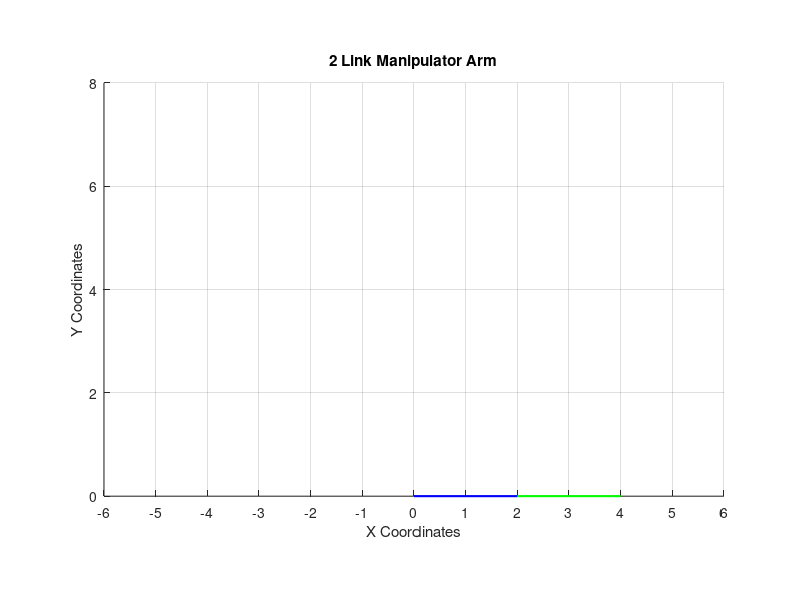

Here is the MATLAB script that generated this plot: (Note: this script raises an error after producing the figure.)
%%%%%%%%%%%%%%%%%%%%%%%%%%%%%%%%%%%%%%%%%%%%%%%%%%%%%%%%%%%%%%%%%%%%%%%%%%%
% Title: Project1.mlx
% Course: Introduction to Intelligent Robots I (CPET - 371)
% Developer: Josh Skotarczak (CPET)
% Date: 09/17/2022
% Description: 2 Link Manipulator Arm Main Code
%%%%%%%%%%%%%%%%%%%%%%%%%%%%%%%%%%%%%%%%%%%%%%%%%%%%%%%%%%%%%%%%%%%%%%%%%%%
%% Clear All Output Before Running
clc;clear all;clf; %Clear Of Command Window Clear All Varibles,Clear Figure

% Insert Object Obstacle
ObstacleOn = 0;

%  Length of Arms
Arm1 = 2; % Length Link 1
Arm2 = 2; % Length Link 2

% Animation Smoothness
Frames = 100;

%Debug
Debug = 0;

%% Initally Plot Robot Arm In Orginal Position And Obstacle Object
%Plot Functions
grid on
title('2 Link Manipulator Arm')
axis equal
axis([-6 6 0 8])
xticks(-6:1:6)
xlabel('X Coordinates')
ylabel('Y Coordinates')
hold on

% Plot Arm 1
a1= plot([0, Arm1],[0, 0],'b','LineWidth',1.5);
% Plot Arm 2
a2= plot([Arm1, Arm1 + Arm2],[0, 0],'g','LineWidth',1.5);

% Obstacle Placement (X,Y) coordinates
if ObstacleOn == 1
    % Rectangular Obect 1 Placement
    obstacle = polyshape([-1 -1 1 1], [1 2 2 1]);
    plot(obstacle)
elseif ObstacleOn == 2
    obstacle = polyshape([-3 -3 -1 -1], [2 3 3 2]);
    plot(obstacle) 
end

%Initialization Of  Variables
Solution1 = 0;
Solution2 = 0;
Arm1Collison = 0;
Arm2Collison = 0;

if (Debug == 1)
    %Plot Degree of Reachability Sphere (Only For
    th = 0:pi/50:2*pi;
    xunit = (Arm1+Arm2) * cos(th) + 0;
    yunit = (Arm1+Arm2) * sin(th) + 0;
    h = plot(xunit, yunit);
end

%% LOOP
while(1)
    %Assign Coordinates Based On Current Position of Links Within Graph
    a1x1Current=a1.XData(2);
    a1y1Current=a1.YData(2);
    a2x2Current=a2.XData(2);
    a2y2Current=a2.YData(2);
    %Find Current Theta Values
    [theta11Prev, theta12Prev, theta21Prev, theta22Prev] = ...
    InverseKinematicsFunction(Arm1 ,Arm2, a2x2Current, a2y2Current);
    % If Previous Solution Was Picked
    if(Solution1 == 1)
        theta1Current = theta11Prev;
        theta2Current = theta21Prev;
    elseif (Solution2 == 1)
        theta1Current = theta12Prev;
        theta2Current = theta22Prev;
    else %If No Solution Prev Picked : Both Theta Solutions are the Same
        theta1Current = theta11Prev;
        theta2Current = theta21Prev;
    end
    
    % Display Current Theta And Link Postion Values And Collison
    clc;
    if Arm1Collison == 1
        disp('Object Collison Detected At Arm 1')
    elseif Arm2Collison == 1
        disp('Object Collison Detected At Arm 2')
    end
    disp("Current Theta Values")
    Theta1Show = ['Theta 1: ',num2str(theta1Current),' Degrees'];
    Theta2Show = ['Theta 2: ', num2str(theta2Current),' Degrees'];
    disp(Theta1Show)
    disp(Theta2Show)
    disp("Current End Of Link Position")
    px2Show = ['X Value: ',num2str(a2.XData(2))];
    py2Show = ['Y Value: ',num2str(a2.YData(2))];
    disp(px2Show)
    disp(py2Show)
    
    % Reset Varibles
    Solution1 = 0;
    Solution2 = 0;
    Arm1Collison = 0;
    Arm2Collison = 0;
    % Prompt User ForInputs Find These Cordinates
    prompt = {'Enter X Coordinate:','Enter Y Coordinate:'};
    dlgtitle = ('Move Robot');
    dims = [1 50]; %Input Box Size
    definput = {num2str(a2.XData(2)),num2str(a2.YData(2))};
    answer = inputdlg(prompt,dlgtitle,dims,definput);
    %Check If User Cancels Input
    if isempty(answer)
        break % Exit Program Without Error
    end
    % Assign New px2 and py2 from user Input
    px2= str2double(answer{1});
    py2= str2double(answer{2});

    % Check if Given Value Is Not Within Quad I & II
    if (px2<=0) && (py2<=0)
        % If Selected Coordintes Are in Quadrant III Go Flat In Quadrant II
        theta11 = 180;
        theta21 = 0;
        theta12 = 180;
        theta22 = 0;
    elseif(px2>=0) && (py2<=0)
        % If Selected Coordintes Are in Quadrant IV Go Flat in Quadrant I
        theta11 = 0;
        theta21 = 0;
        theta12 = 0;
        theta22 = 0;
    else
        % Else ~ Proceed With Inverse Kinematics Function Calculations 
        [theta11, theta12, theta21, theta22] = ...
        InverseKinematicsFunction(Arm1 ,Arm2, px2, py2);
        %Define Where Middle Point should be for both solutions
        px1Sol1 = Arm1*cosd(theta11);
        py1Sol1 = Arm2*sind(theta11);
        % Soltion 2
        px1Sol2 = Arm1*cosd(theta12);
        py1Sol2 = Arm2*sind(theta12);
        % Check if Middle Point would be out of Range %%No Quad III & IV%%
        if (px1Sol1<0) && (py1Sol1<0)||(px1Sol1>0) && (py1Sol1<0)
            %If Solution 1 is Out of Range then Choose Solution 2
            px1Final = px1Sol2;
            py1Final = py1Sol2;
            Solution2 = 1;
        elseif (px1Sol2<0) && (py1Sol2<0)||(px1Sol2>0) && (py1Sol2<0)
            %If Solution 2 is Out of Range then Choose Solution 1
            px1Final = px1Sol1;
            py1Final = py1Sol1;
            Solution1 = 1;
        else
            %If Both Are Within Range Find Which One Occurs Least Amount Of
            %Movement from Current Position
            d1 = sqrt((px1Sol1-a1x1Current)^2 + (py1Sol1 - a1y1Current)^2);
            d2 = sqrt((px1Sol2-a1x1Current)^2 + (py1Sol2 - a1y1Current)^2);
            if (d1<d2)
                px1Final = px1Sol1;
                py1Final = py1Sol1;
                Solution1 = 1;
            elseif (d1>d2)
                px1Final = px1Sol2;
                py1Final = py1Sol2;
                Solution2 = 1;
            elseif (d1==d2)
                px1Final = px1Sol2;
                py1Final = py1Sol2;
            end
        end
    end

    % Set Final "Destination" Theta Values Based On Solution Is Choosen
    if (Solution1 == 1)
        theta1Final = theta11;
        theta2Final = theta21;
    elseif (Solution2 == 1)
        theta1Final = theta12;
        theta2Final = theta22;
    else
        % (Arm is Streched Out) Both Theta Solutions are the Same
        % Or Given Coordinates are in Quad III or IV Go Flat
        theta1Final = theta11;
        theta2Final = theta21;
    end

    % Create An Array of Values
    theta1Array=linspace(theta1Current,theta1Final,Frames);
    theta2Array=linspace(theta2Current,theta2Final,Frames);

    %% Iterate Through Theta Arrays
    for i=1:Frames
        % If Obstacle Is Present
        if ObstacleOn > 0
        %Collison Detection
        %Define Matrix of Arm 1 Line
        a1Matrix = [a1.XData(1) a1.YData(1);a1.XData(2), a1.YData(2)];
        %Find If Current Postion of Arm 1 Intersects obstacle via Matrices
        [a1Collison, a1NoCollison] = intersect(obstacle,a1Matrix);

        if isempty(a1Collison)
            %disp('No Object Collison With Arm 1')
        else
           % Display That there was Obejct Collison
           disp('Object Collison Detected At Arm 1')
           Arm1Collison = 1;
           %Rebound ~ Back Arm Off from Object Colliosn Via 2 Degrees
           % If Arm is Moving Left Minus 2 Degrees
           if theta1Array(i) < theta1Array(i + 1)
           a1.XData(2) = Arm1*cosd(theta1Array(i)-2);
           a1.YData(2) = Arm2*sind(theta1Array(i)-2);
           a2.XData(1) = Arm1*cosd(theta1Array(i)-2);
           a2.YData(1) = Arm2*sind(theta1Array(i)-2);
           a2.XData(2) = Arm1*cosd(theta1Array(i)-2) + ...
           Arm2*cosd(theta1Array(i)-2 + theta2Array(i)-2);
           a2.YData(2) = Arm2*sind(theta1Array(i)-2) + ...
           Arm2*sind(theta1Array(i)-2 + theta2Array(i)-2);
           % If Arm is Moving Right Add 2 Degrees
           elseif theta1Array(i) > theta1Array(i + 1)
           a1.XData(2) = Arm1*cosd(theta1Array(i)+2);
           a1.YData(2) = Arm2*sind(theta1Array(i)+2);
           a2.XData(1) = Arm1*cosd(theta1Array(i)+2);
           a2.YData(1) = Arm2*sind(theta1Array(i)+2);
           a2.XData(2) = Arm1*cosd(theta1Array(i)+2) + ...
           Arm2*cosd(theta1Array(i)+2 + theta2Array(i)+2);
           a2.YData(2) = Arm2*sind(theta1Array(i)-2) + ...
           Arm2*sind(theta1Array(i)+2 + theta2Array(i)+2);
           end
           break
        end
        
        %Collison Detection
        %Define Matrix of Arm 2 Line
        a2Matrix = [a2.XData(1) a2.YData(1);a2.XData(2), a2.YData(2)];
        %Find If Current Postion of Arm 2 Intersects obstacle via Matrices
        [a2Collison, a2NoCollison] = intersect(obstacle,a2Matrix);
        
        if isempty(a2Collison)
            %disp('No Object Collison With Arm 2')
        else
           % Display That there was Obejct Collison
           %disp('Object Collison Detected At Arm 2')
           Arm2Collison = 1;
           %Rebound ~ Back Arm Off from Object Colliosn
           % If Arm is Moving Left Minus 2 Degrees
           if theta2Array(i) < theta2Array(i + 1)
           a1.XData(2) = Arm1*cosd(theta1Array(i)-2);
           a1.YData(2) = Arm2*sind(theta1Array(i)-2);
           a2.XData(1) = Arm1*cosd(theta1Array(i)-2);
           a2.YData(1) = Arm2*sind(theta1Array(i)-2);
           a2.XData(2) = Arm1*cosd(theta1Array(i)-2) + ...
           Arm2*cosd(theta1Array(i)-2 + theta2Array(i)-2);
           a2.YData(2) = Arm2*sind(theta1Array(i)-2) + ...
           Arm2*sind(theta1Array(i)-2 + theta2Array(i)-2);
           % If Arm is Moving Right Add 2 Degrees
           elseif theta2Array(i) > theta2Array(i + 1)
           a1.XData(2) = Arm1*cosd(theta1Array(i)+2);
           a1.YData(2) = Arm2*sind(theta1Array(i)+2);
           a2.XData(1) = Arm1*cosd(theta1Array(i)+2);
           a2.YData(1) = Arm2*sind(theta1Array(i)+2);
           a2.XData(2) = Arm1*cosd(theta1Array(i)+2) + ...
           Arm2*cosd(theta1Array(i)+2 + theta2Array(i)+2);
           a2.YData(2) = Arm2*sind(theta1Array(i)-2) + ...
           Arm2*sind(theta1Array(i)+2 + theta2Array(i)+2);
           end
           break
        end
        end
        
        % Update Coordinates Instead Of Plotting Over and Over
        a1.XData(2) = Arm1*cosd(theta1Array(i));
        a1.YData(2) = Arm2*sind(theta1Array(i));
        a2.XData(1) = Arm1*cosd(theta1Array(i));
        a2.YData(1) = Arm2*sind(theta1Array(i));
        a2.XData(2) = Arm1*cosd(theta1Array(i)) + ...
        Arm2*cosd(theta1Array(i) + theta2Array(i));
        a2.YData(2) = Arm2*sind(theta1Array(i)) + ...
        Arm2*sind(theta1Array(i) + theta2Array(i));
        pause(0.05);
    end

end %While Loop

